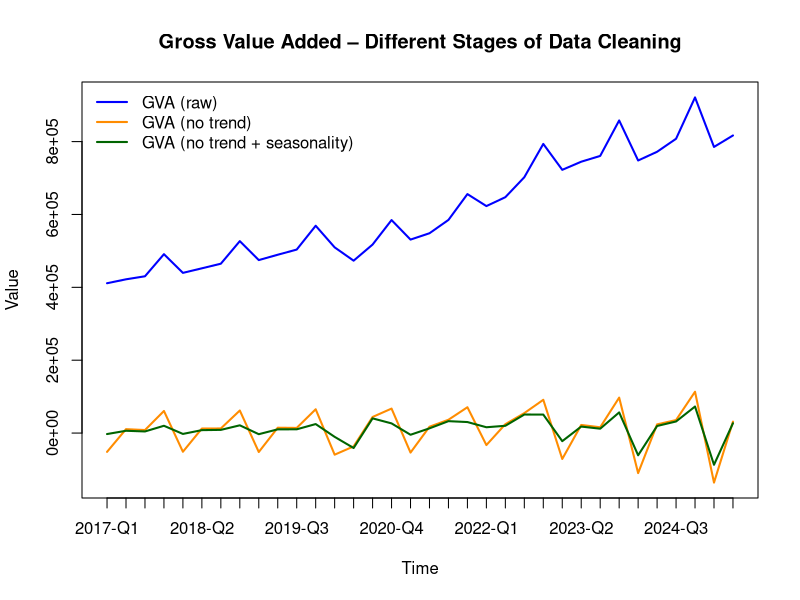

Here is the R script that generated this plot:
## ---- chunk 1
library(dplyr)
## ---- chunk 2
data <- read.csv(file = 'data/processed_gva.csv', sep = ';')
## ---- chunk 3
data$YEAR <- as.numeric(data$YEAR)
data$GVA <- as.numeric(data$GVA)
## ---- chunk 4
data
## ---- chunk 5
data <- dplyr::mutate(data, GVA_no_trend = NA)
## ---- chunk 6
data
## ---- chunk 7
for (i in 1:length(data$GVA_no_trend)) {
  if (i == 1) {
    data$GVA_no_trend[i] <- NA
  } else {
    data$GVA_no_trend[i] <- data$GVA[i] - data$GVA[i - 1]
  }
}
## ---- chunk 8
data
## ---- chunk 9
raw_indicator_q1 <- mean(dplyr::filter(data, QUARTER == 1)$GVA_no_trend, na.rm = TRUE)
raw_indicator_q2 <- mean(dplyr::filter(data, QUARTER == 2)$GVA_no_trend, na.rm = TRUE)
raw_indicator_q3 <- mean(dplyr::filter(data, QUARTER == 3)$GVA_no_trend, na.rm = TRUE)
raw_indicator_q4 <- mean(dplyr::filter(data, QUARTER == 4)$GVA_no_trend, na.rm = TRUE)

raw_indicator_q1
raw_indicator_q2
raw_indicator_q3
raw_indicator_q4
## ---- chunk 10
average_raw_indicator <- mean(c(raw_indicator_q1, raw_indicator_q2, raw_indicator_q3, raw_indicator_q4))

average_raw_indicator
## ---- chunk 11
cleaned_indicator_q1 <- raw_indicator_q1 - average_raw_indicator
cleaned_indicator_q2 <- raw_indicator_q2 - average_raw_indicator
cleaned_indicator_q3 <- raw_indicator_q3 - average_raw_indicator
cleaned_indicator_q4 <- raw_indicator_q4 - average_raw_indicator

cleaned_indicator_q1
cleaned_indicator_q2
cleaned_indicator_q3
cleaned_indicator_q4
## ---- chunk 12
data <- dplyr::mutate(data, GVA_no_trend_seasonality = NA)
## ---- chunk 13
data
## ---- chunk 14
for (i in 1:length(data$GVA_no_trend_seasonality)) {
  if (data$QUARTER[i] == 1) {
    data$GVA_no_trend_seasonality[i] <- data$GVA_no_trend[i] - cleaned_indicator_q1
  } else if (data$QUARTER[i] == 2) {
    data$GVA_no_trend_seasonality[i] <- data$GVA_no_trend[i] - cleaned_indicator_q2
  } else if (data$QUARTER[i] == 3) {
    data$GVA_no_trend_seasonality[i] <- data$GVA_no_trend[i] - cleaned_indicator_q3
  } else if (data$QUARTER[i] == 4) {
    data$GVA_no_trend_seasonality[i] <- data$GVA_no_trend[i] - cleaned_indicator_q4
  }
}
## ---- chunk 15
data
## ---- chunk 16
data <- dplyr::filter(data, data$YEAR >= 2017)
## ---- chunk 17
y_min <- min(data$GVA, data$GVA_no_trend, data$GVA_no_trend_seasonality, na.rm = TRUE)
y_max <- max(data$GVA, data$GVA_no_trend, data$GVA_no_trend_seasonality, na.rm = TRUE)

plot(1:length(data$GVA), data$GVA, type = "l", col = "blue", lwd = 2, 
     ylim = c(y_min, y_max), xlab = "Time", ylab = "Value", 
     main = "Gross Value Added – Different Stages of Data Cleaning", xaxt = "n")

axis(1, at = 1:length(data$TIME), labels = data$TIME)

par(new = TRUE)
plot(1:length(data$GVA_no_trend), data$GVA_no_trend, type = "l", col = "darkorange", 
     lwd = 2, ylim = c(y_min, y_max), axes = FALSE, xlab = "", ylab = "")

par(new = TRUE)
plot(1:length(data$GVA), data$GVA_no_trend_seasonality, type = "l", col = "darkgreen", 
     lwd = 2, ylim = c(y_min, y_max), axes = FALSE, xlab = "", ylab = "")

legend("topleft", legend = c("GVA (raw)", "GVA (no trend)", "GVA (no trend + seasonality)"), 
       col = c("blue", "darkorange", "darkgreen"), lwd = 2, bty = "n")

